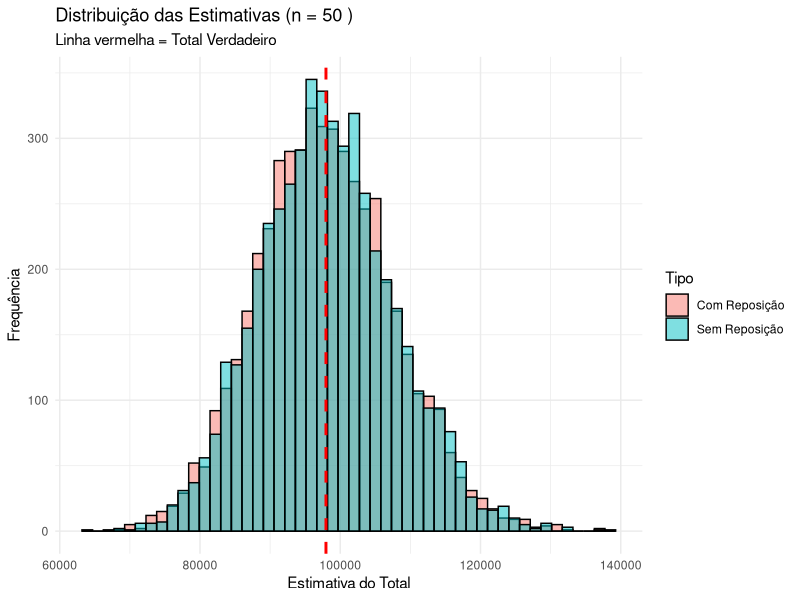
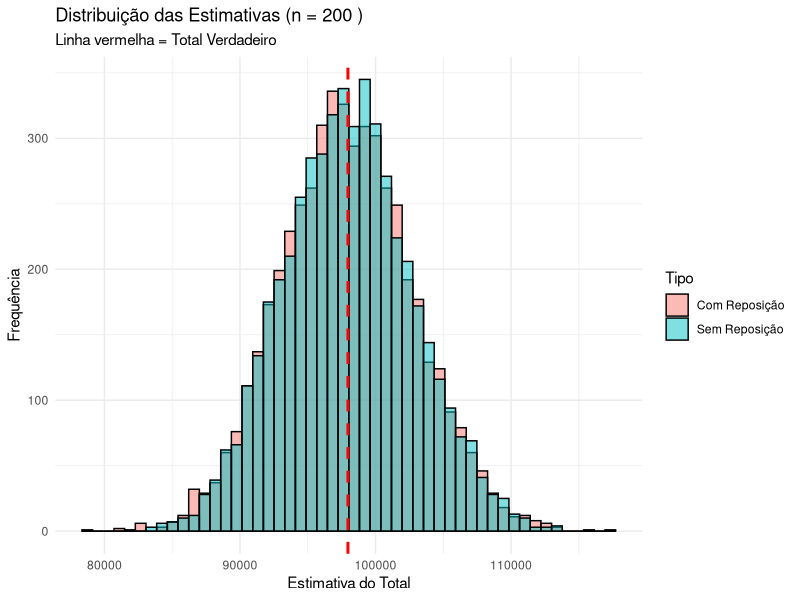
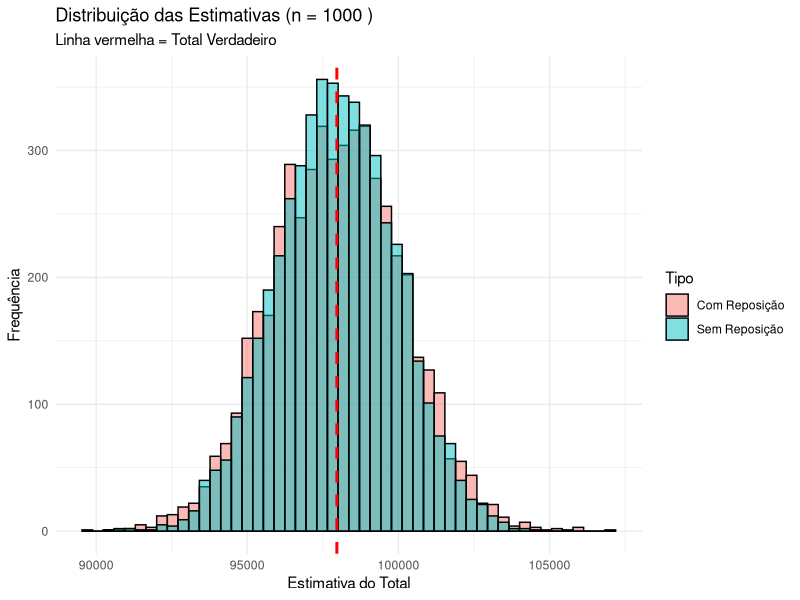

Write R code to recreate these figures, in order.
## ---- chunk 1
library(ggplot2)
library(knitr)

set.seed(123) 

N <- 5000

y_pop <- rgamma(n = N, shape = 2, scale = 10)

# Parâmetro verdadeiro (Total Populacional - Tau)
tau_verdadeiro <- sum(y_pop)

df <- data.frame(
  N = N,
  Tau = tau_verdadeiro
)

df |> kable(col.names = c("Tamanho (N)", "Total Verdadeiro (Tau)"), align = "c", caption = "Características da População")


## ---- chunk 2

# --- FUNÇÃO DE SIMULAÇÃO (Engloba Passos 2 e 3) ---
# Criamos uma função para facilitar a repetição no Passo 5 (mudar n)

realizar_simulacao <- function(n_amostra, R_replicas, populacao, N_pop) {
  
  # Vetores para armazenar as estimativas
  estimativas_com_reposicao <- numeric(R_replicas)
  estimativas_sem_reposicao <- numeric(R_replicas)
  
  # Loop das R repetições
  for(r in 1:R_replicas) {
    
    # --- AAS Com Reposição (AASc) ---
    amostra_c <- sample(populacao, size = n_amostra, replace = TRUE)
    # Estimador Expansão: N * média_amostral
    est_c <- N_pop * mean(amostra_c) 
    estimativas_com_reposicao[r] <- est_c
    
    # --- AAS Sem Reposição (AASs) ---
    amostra_s <- sample(populacao, size = n_amostra, replace = FALSE)
    # Estimador Expansão: N * média_amostral
    est_s <- N_pop * mean(amostra_s)
    estimativas_sem_reposicao[r] <- est_s
  }
  
  return(list(
    com_reposicao = estimativas_com_reposicao,
    sem_reposicao = estimativas_sem_reposicao
  ))
}

## ---- chunk 3

# --- FUNÇÃO PARA CALCULAR MÉTRICAS (Passo 4) ---
calcular_metricas <- function(estimativas, valor_verdadeiro) {
  viés <- mean(estimativas) - valor_verdadeiro
  viés_relativo <- (viés / valor_verdadeiro) * 100
  variancia <- var(estimativas)
  desvio_padrao <- sd(estimativas)
  eqm <- viés^2 + variancia # Erro Quadrático Médio
  
  return(c(Vies = viés, 
           Vies_Rel_Perc = viés_relativo, 
           Variancia = variancia, 
           DP = desvio_padrao, 
           EQM = eqm))
}


## ---- chunk 4

# Configurações
R <- 5000        # Número de réplicas
tamanhos_n <- c(50, 200, 1000) # Variando n (Passo 5: pequeno, médio, grande)

## ---- chunk 5

# Loop para rodar a simulação com diferentes tamanhos de amostra
for (n in tamanhos_n) {
  
  cat("========================================\n")
  cat("ANALISANDO PARA TAMANHO DE AMOSTRA n =", n, "\n")
  cat("========================================\n")
  
  # Rodar simulação
  resultados <- realizar_simulacao(n, R, y_pop, N)
  
  # Calcular métricas AAS Com Reposição
  metricas_c <- calcular_metricas(resultados$com_reposicao, tau_verdadeiro)
  
  # Calcular métricas AAS Sem Reposição
  metricas_s <- calcular_metricas(resultados$sem_reposicao, tau_verdadeiro)
  
  # Exibir Tabela Comparativa
  tabela <- rbind(AAS_Com_Rep = metricas_c, AAS_Sem_Rep = metricas_s)
  print(round(tabela, 4))
  
  # --- Gráficos (Histogramas) ---
  # Criando data frame para o ggplot
  df_plot <- data.frame(
    Estimativa = c(resultados$com_reposicao, resultados$sem_reposicao),
    Tipo = c(rep("Com Reposição", R), rep("Sem Reposição", R))
  )
  
  p <- ggplot(df_plot, aes(x = Estimativa, fill = Tipo)) +
    geom_histogram(alpha = 0.5, position = "identity", bins = 50, color="black") +
    geom_vline(xintercept = tau_verdadeiro, linetype="dashed", color = "red", linewidth=1) +
    labs(title = paste("Distribuição das Estimativas (n =", n, ")"),
         subtitle = "Linha vermelha = Total Verdadeiro",
         y = "Frequência", x = "Estimativa do Total") +
    theme_minimal()
  
  print(p)
  
  cat("\n")
}







